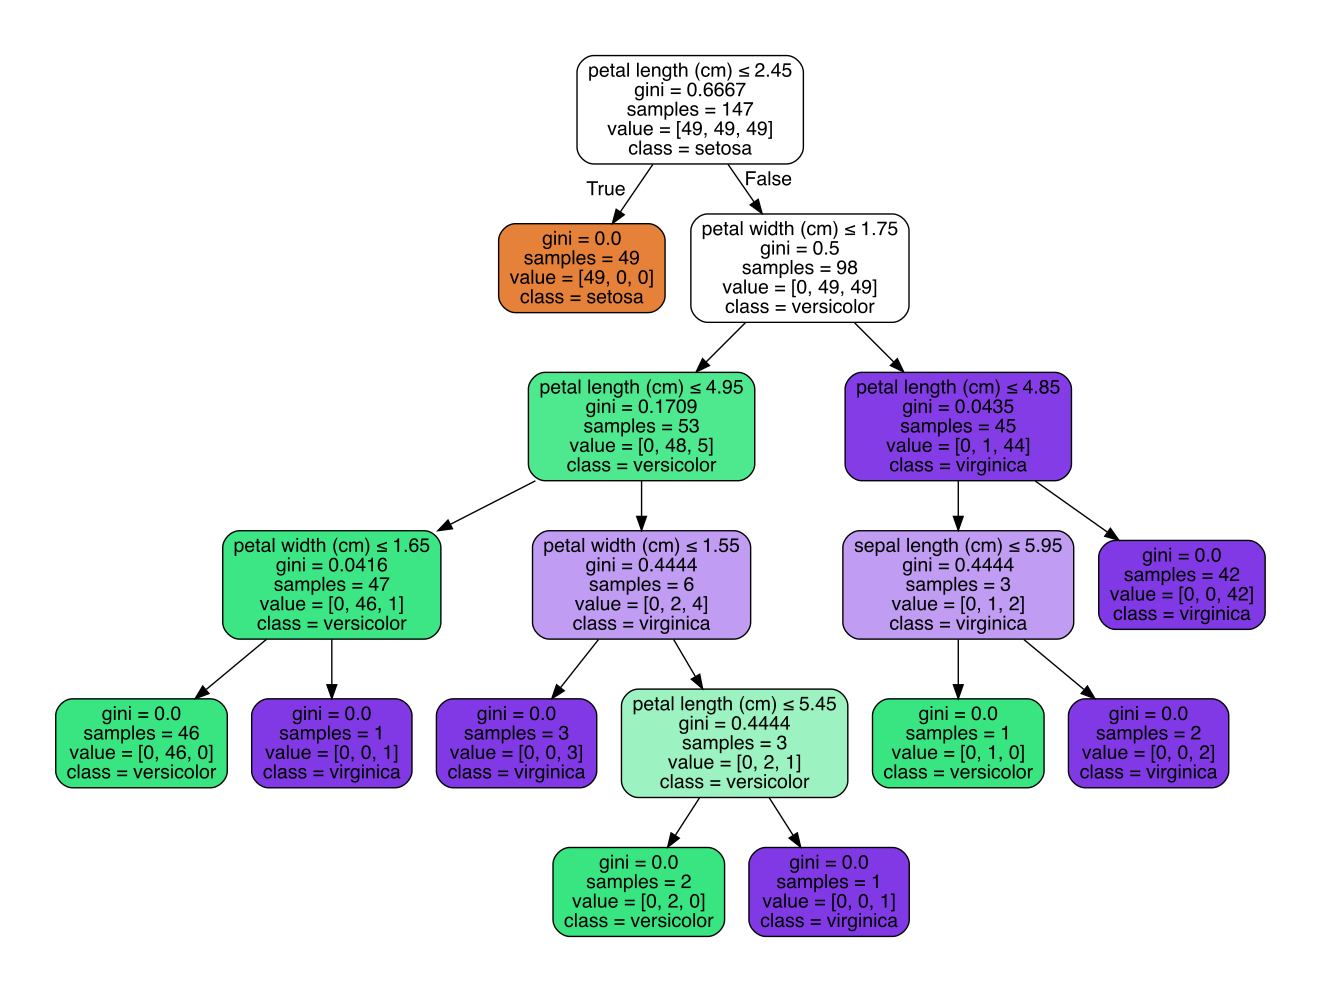

Reproduce this figure in Python.
import numpy as np
from sklearn.datasets import load_iris
from sklearn import tree
iris = load_iris()
test_idx = [0,50,100]

#print (iris.feature_names)
#print (iris.target_names)
#print (iris.data[0])
#print (iris.target[0])
#for i in range(len(iris.target)):
    #print ("Example %d: label %s, features %s" % (i,iris.target[i],iris.data[i]))

# training data
train_target = np.delete(iris.target, test_idx)
train_data = np.delete(iris.data, test_idx, axis=0)

# test data
test_target = iris.target[test_idx]
test_data = iris.data[test_idx]

clf = tree.DecisionTreeClassifier()
clf.fit(train_data,train_target)

print (test_target)
print (clf.predict(test_data))

import pydotplus  
dot_data = tree.export_graphviz(clf, out_file=None, feature_names=iris.feature_names,  
                         class_names=iris.target_names,  
                         filled=True, rounded=True,  
                         special_characters=True)  
graph = pydotplus.graph_from_dot_data(dot_data)
graph.write_pdf("iris.pdf")

print(test_data[2], test_target[2])
print(iris.feature_names, iris.target_names)
